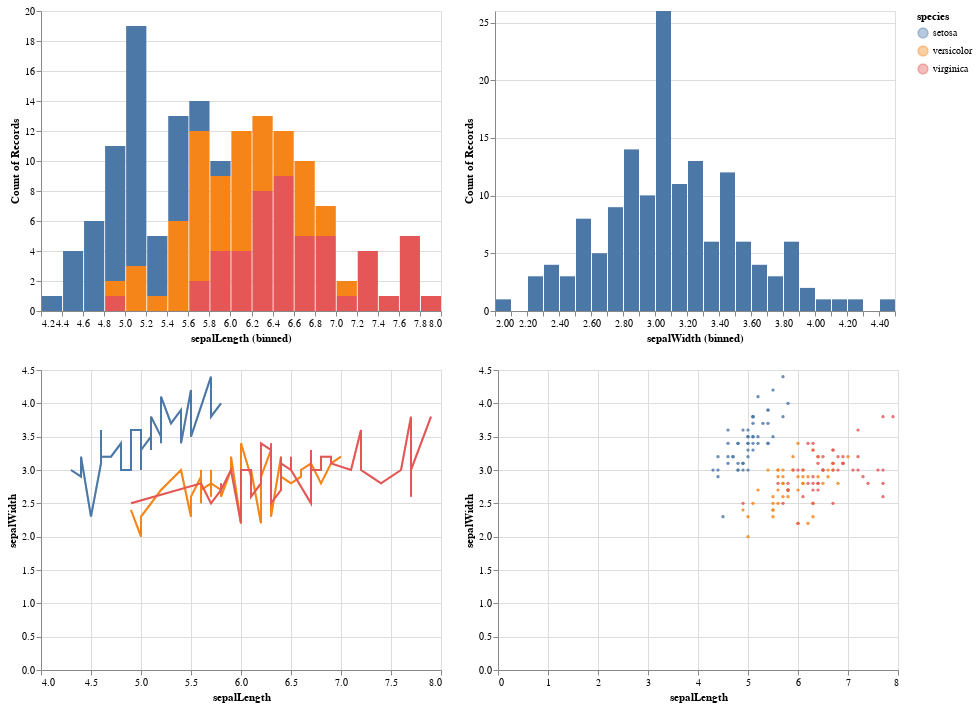

Notebook cell for this chart:
### Markdown cell above
## Example 1

### Code cell
"""Plot a grid of four plots with selections"""
df = data.iris()
selection_1 = alt.selection(type='interval', encodings=['x'])
selection_2 = alt.selection(type='interval', resolve='global')

chart = AltChart(data=df, size=(2, 2)
    ).histogram(
        meta='Histogram with color',
        x='sepalLength', pos=(0, 0), interactive=True,
        brush=selection_1,  # Enables you to draw on the chart
        selection=selection_1,
        color='species',
    ).histogram(
        meta='Histogram without color',
        x='sepalWidth', pos=(0, 1), interactive=True,
        brush=selection_1,
        selection=selection_1,
    ).scatter(
        meta='2D relationship',
        x='sepalLength', y='sepalWidth', color='species', pos=(1, 1), interactive=True,
        selection=selection_1,
        brush=selection_1,  # Enables you to draw on the chart
    ).line(
        meta='1D projection of relationship, shows new projections with selections',
        x='sepalLength', y='sepalWidth', color='species', pos=(1, 0),
        selection=selection_1, brush=selection_1,
    )
chart.display()

### Figure 1 — Vega-Lite specification as saved in the notebook (floating-point values rounded to 4 significant figures; data arrays with more than 128 entries replaced by an {"elided": "..."} marker saying what was removed)
{"$schema": "https://vega.github.io/schema/vega-lite/v3.4.0.json", "config": {"mark": {"tooltip": null}, "view": {"height": 300, "width": 400}}, "data": {"name": "data-a264acbd6e539a8b3afc0cb5f240fb57"}, "datasets": {"data-a264acbd6e539a8b3afc0cb5f240fb57": {"elided": "150 records"}}, "vconcat": [{"hconcat": [{"layer": [{"encoding": {"color": {"field": "species", "type": "nominal"}, "opacity": {"value": 0.4}, "x": {"bin": {"maxbins": 30}, "field": "sepalLength", "type": "quantitative"}, "y": {"aggregate": "count", "stack": true, "type": "quantitative"}}, "mark": {"opacity": 1, "type": "bar"}, "selection": {"selector001": {"encodings": ["x"], "type": "interval"}}}, {"encoding": {"color": {"field": "species", "type": "nominal"}, "x": {"bin": {"maxbins": 30}, "field": "sepalLength", "type": "quantitative"}, "y": {"aggregate": "count", "stack": true, "type": "quantitative"}}, "mark": {"opacity": 1, "type": "bar"}, "transform": [{"filter": {"selection": "selector001"}}]}]}, {"layer": [{"encoding": {"opacity": {"value": 0.4}, "x": {"bin": {"maxbins": 30}, "field": "sepalWidth", "type": "quantitative"}, "y": {"aggregate": "count", "stack": true, "type": "quantitative"}}, "mark": {"opacity": 1, "type": "bar"}, "selection": {"selector001": {"encodings": ["x"], "type": "interval"}}}, {"encoding": {"x": {"bin": {"maxbins": 30}, "field": "sepalWidth", "type": "quantitative"}, "y": {"aggregate": "count", "stack": true, "type": "quantitative"}}, "mark": {"opacity": 1, "type": "bar"}, "transform": [{"filter": {"selection": "selector001"}}]}]}]}, {"hconcat": [{"layer": [{"encoding": {"color": {"field": "species", "type": "nominal"}, "opacity": {"value": 0.4}, "x": {"field": "sepalLength", "type": "quantitative"}, "y": {"field": "sepalWidth", "type": "quantitative"}}, "mark": {"size": 2, "type": "line"}, "selection": {"selector001": {"encodings": ["x"], "type": "interval"}}}, {"encoding": {"color": {"field": "species", "type": "nominal"}, "x": {"field": "sepalLength", "type": "quantitative"}, "y": {"field": "sepalWidth", "type": "quantitative"}}, "mark": {"size": 2, "type": "line"}, "transform": [{"filter": {"selection": "selector001"}}]}]}, {"layer": [{"encoding": {"color": {"field": "species", "type": "nominal"}, "opacity": {"value": 0.4}, "x": {"field": "sepalLength", "type": "quantitative"}, "y": {"field": "sepalWidth", "type": "quantitative"}}, "mark": {"size": 10, "type": "circle"}, "selection": {"selector001": {"encodings": ["x"], "type": "interval"}}}, {"encoding": {"color": {"field": "species", "type": "nominal"}, "x": {"field": "sepalLength", "type": "quantitative"}, "y": {"field": "sepalWidth", "type": "quantitative"}}, "mark": {"size": 10, "type": "circle"}, "transform": [{"filter": {"selection": "selector001"}}]}]}]}]}
